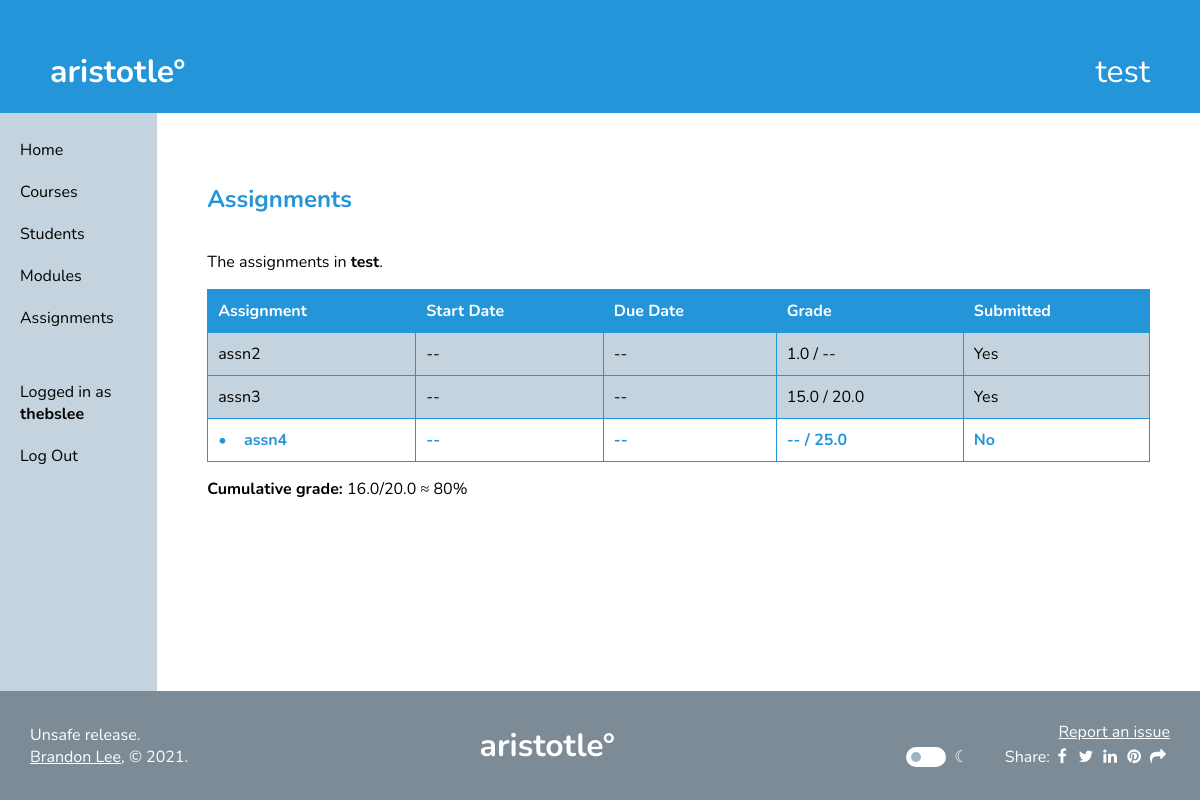
The app's page /forum/students/grades/2 (signed in), older data.
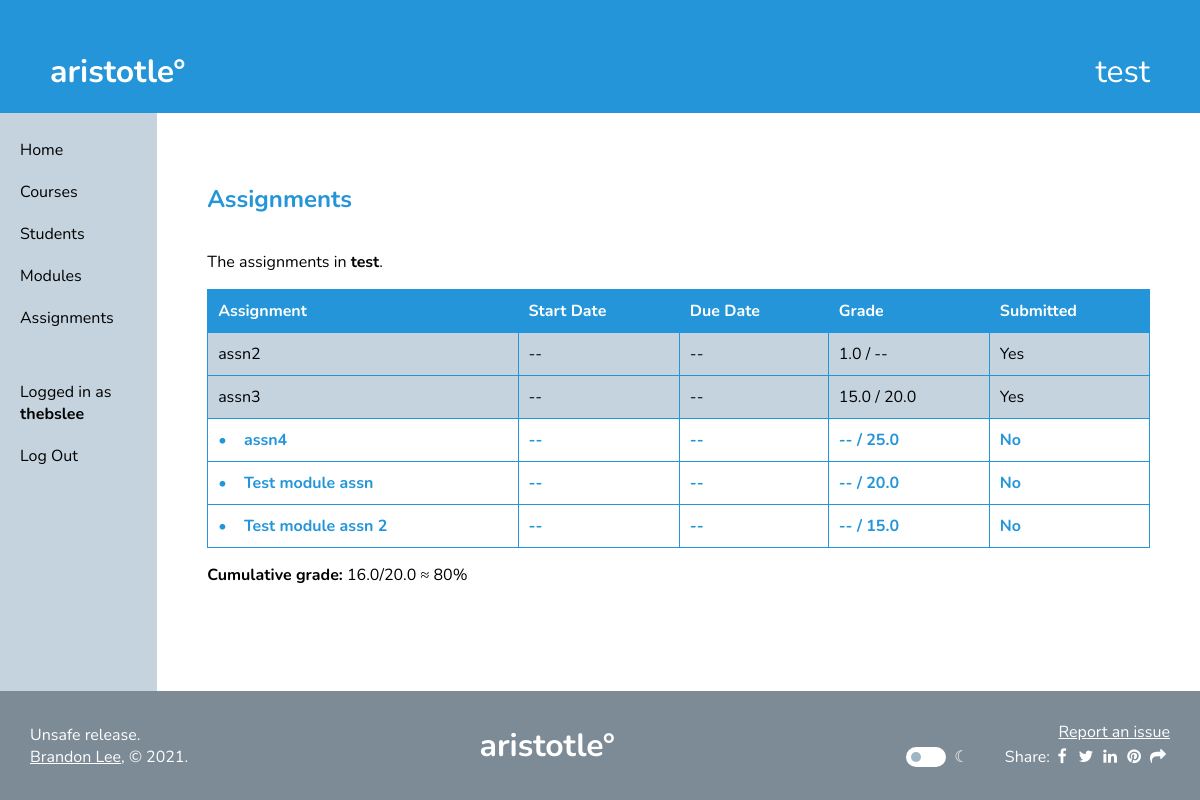
The same page, newer data.
### forum/models.py (models this page shows)
class Course(models.Model):
    name = models.CharField(max_length=100)
    owner = models.ForeignKey(
        settings.AUTH_USER_MODEL,
        on_delete=models.CASCADE,
        related_name='course_of_owner'
    )
    students = models.ManyToManyField(
        settings.AUTH_USER_MODEL,
        related_name='course_of_student',
        blank=True
    )
    uuid = models.UUIDField(
        default=uuid.uuid4,
        editable=False
    )

class Assignment(models.Model):
    course = models.ForeignKey(
        Course,
        on_delete=models.CASCADE,
        related_name='assignments_of_course'
    )
    module = models.ForeignKey(
        AssignmentModule,
        on_delete=models.CASCADE,
        related_name='assignments_of_module',
        null=True
    )
    title = models.CharField(max_length=100)
    start_datetime = models.DateTimeField(null=True, blank=True)
    end_datetime = models.DateTimeField(null=True, blank=True)
    description = models.TextField(max_length=10000, blank=True)
    total_points = models.FloatField(null=True, blank=True)

class Grade(models.Model):
    student = models.ForeignKey(
        settings.AUTH_USER_MODEL,
        on_delete=models.CASCADE,
        related_name="grade_of_student"
    )
    assignment = models.ForeignKey(
        Assignment,
        on_delete=models.CASCADE,
        related_name="grade_of_assignment"
    )
    earned_points = models.FloatField(null=True, blank=True)
    feedback = models.CharField(max_length=1000, null=True, blank=True)

### forum/views.py (the view)
# urls.py: path('students/grades/<student_id>', views.studentgrades, name='studentgrades'),
def studentgrades(request, student_id):
    if not request.user.is_authenticated:
        return redirect('home')
    context = alwaysContext(request)
    course = Course.objects.filter(id=request.session.get('selected_course_id')).first()
    student = User.objects.get(id=student_id)
    if (course.owner == request.user):
        assignments = []
        cum_num = 0
        cum_den = 0
        for assignment in Assignment.objects.filter(course=course).order_by("end_datetime"):
            row = StudentAssignmentRow(student, assignment)
            assignments.append(row)
            cum_num += row.cum_num
            cum_den += row.cum_den
        context["cum_num"] = cum_num
        context["cum_den"] = cum_den
        context["assignments"] = assignments
        context["student"] = student
        return render(request, "assignments_student.html", context)
    else:
        return redirect('home')

### forum/views.py (called while the page is built)
def alwaysContext(request):
    return {
        "username": request.user.username,
        "selected_course": Course.objects.filter(id=request.session.get('selected_course_id')).first()
    }

### forum/templates/assignments_student.html
{% extends 'base.html' %}
{% load static %}
{% block content %}
<h2>Assignments</h2>
<div style="display: flex; flex-direction: row; align-items: center; justify-content: space-between;">
    {% if assignments|length > 0 %}<p>The assignments in <b>{{selected_course.name}}</b>.</p>{% else %}<p>No assignments yet!</p>{% endif %}
</div>
<table>
    <tr>
        <th>Assignment</th>
        <th>Start Date</th>
        <th>Due Date</th>
        <th>Grade</th>
        <th>Submitted</th>
    </tr>
    {% for assignment in assignments %}
    <tr onclick="location.href='{% url 'forum:assignmentdetails' assignment.id %}'" style="cursor: pointer" class="{% if assignment.submitted %}done{% else %}not-done{% endif %}">
        <td>{% if not assignment.submitted %}&#8226;&nbsp;&nbsp;&nbsp;&nbsp;{% endif %}{{assignment.title}}</td>
        <td>{% if assignment.start_datetime %}{{assignment.start_datetime}}{% else %}--{% endif %}</td>
        <td>{% if assignment.end_datetime %}{{assignment.end_datetime}}{% else %}--{% endif %}</td>
        <td>{% if assignment.earned_points %}{{assignment.earned_points}}{% else %}--{% endif %}
            / {% if assignment.total_points %}{{assignment.total_points}}{% else %}--{% endif %}</td>
        <td>{% if assignment.submitted %}Yes{% else %}No{% endif %}</td>
    </tr>
    <link rel="stylesheet" href="{% static 'css/done.css' %}">
    {% endfor %}
</table>
<link rel="stylesheet" href="{% static 'css/table.css' %}">
<p><b>Cumulative grade:</b> {{cum_num}}/{{cum_den}} &#8776; {% widthratio cum_num cum_den 100 %}%</p>
{% endblock %}

### templates/base.html (shortened to what this page needs)
{% load static %}
<html>
    <head>
        <link rel="stylesheet" href="{% static 'css/main.css' %}">
        <link rel="stylesheet" href="{% static 'css/themeswitcher.css' %}">
    </head>
    <body>
        <a href="{% url 'home' %}">
            <div id=pagehead>
                <div style="display:flex; flex-direction: row; align-items: center;">
                    aristotle°
                </div>
                <div style="font-weight: normal">
                    {{selected_course.name}}
                </div>
            </div>
        </a>
        <div id="fullcontainer">
            {% if username %}
            <div id="navbar">
                <ul>
                    <a href="{% url 'home' %}"><li>Home</li></a>
                    <a href="{% url 'forum:courses' %}"><li>Courses</li></a>
                    {% if selected_course %}
                    {% if selected_course.owner == request.user %}<a href="{% url 'forum:students' %}"><li>Students</li></a>{% endif %}
                    <a href="{% url 'forum:modules' %}"><li>Modules</li></a>
                    <a href="{% url 'forum:assignments' %}"><li>Assignments</li></a>
                    {% endif %}
                </ul>
                <ul>
                    <li>Logged in as <b>{{username}}</b></li>
                    <a href="{% url 'authentication:logout' %}"><li>Log Out</li></a>
                </ul>
            </div>
            {% endif %}
            <div id="content">
                {% block content %}
                {% endblock %}
            </div>
        </div>
        <div id="pagefoot">
            <span>Unsafe release.<br><a href="http://brandonssandbox.com" style="color:var(--always-white); text-decoration: underline;">Brandon Lee</a>, &#169; 2021.</span>
            <a href="{% url 'home' %}" style="font-size: xx-large; font-weight: bold; color: white">aristotle°</a>
            <div>
                <div style="text-align: right;"><a href="https://github.com/dabslee/aristotle/issues" style="color:var(--always-white); text-decoration: underline;">Report an issue</a></div>
                <div>
                    <div class="theme-switch-wrapper">
                        <label class="theme-switch" for="checkbox">
                            <div class="slider round"></div>
                        </label>
                    <div style="font-style: normal;">&ensp;&#9790;</div>
                    &ensp;&ensp;&ensp;&ensp;
                    Share: <link rel="stylesheet" href="https://cdnjs.cloudflare.com/ajax/libs/font-awesome/4.7.0/css/font-awesome.min.css"><div id='shareLinks' style='display:flex;flex-direction:row;font-size: 16px;'> <a id="Facebook-share-icon" class="fa fa-facebook" target="_blank"></a> <a id="Twitter-share-icon" class="fa fa-twitter" target="_blank"></a> <a id="LinkedIn-share-icon" class="fa fa-linkedin" target="_blank"></a> <a id="Pinterest-share-icon" class="fa fa-pinterest" target="_blank"></a> <a class="fa fa-share" href="javascript:void(0);" onclick="copyUrlToClipboard()"></a> </div>
                </div>
            </div>
        </div>
    </body>
</html>

### static/css/main.css (style rules this page uses)
:root { --aristotle-blue: #2395d8; --aristotle-blue-text: #2395d8; --light-aristotle-blue: #daf1ff; --fog-gray: #c4d3dd; --dark-fog-gray: #a0b5c4; --extra-dark-fog-gray: #7c8b96; --main-font: 'Nunito'; --main-margin: 50px; --transition-time: 0.2s; --button-green: #33aa33; --button-red: #df3838; --white-text: white; --black-text: black; --main-background: white; --main-background-overlay: rgba(255, 255, 255, 0.7); --input-background: white; --always-white: white; --muted-gray: #eee; }
html { background-color: var(--main-background); transition: var(--transition-time); }
body { background-color: var(--main-background); font-family: var(--main-font); margin: 0px; display: flex; height: 100%; flex-direction: column; color: var(--black-text); transition: var(--transition-time); }
#pagehead { color: var(--always-white); background-color: var(--aristotle-blue); font-size: xx-large; font-weight: bold; padding: var(--main-margin); padding-bottom: 20px; justify-content: space-between; display: flex; flex-direction: row; transition: var(--transition-time); }
a { text-decoration: none; }
#fullcontainer { background-color: var(--main-background); display: flex; flex-direction: row; flex: 1; }
#pagefoot { display: flex; flex-direction: row; padding: 30px; min-height: fit-content; align-items: center; justify-content: space-between; color: var(--always-white); background-color: var(--extra-dark-fog-gray); transition: var(--transition-time); }
#content { background-color: var(--main-background); margin: var(--main-margin); width: 100%; height: fit-content; }
#navbar { background-color: var(--fog-gray); height: 100%; display: flex; flex-direction: column; width: 200px; transition: var(--transition-time); }
#navbar ul { list-style-type: none; padding-left: 0; }
#navbar li { padding: 10px 20px; color: var(--black-text); }
#navbar a li { cursor: pointer; }
h2 { color: var(--aristotle-blue-text); }
#fullcontainer a { color: var(--aristotle-blue-text); text-decoration: none; }

### static/css/themeswitcher.css (style rules this page uses)
.theme-switch-wrapper { display: flex; align-items: center; }
.theme-switch { display: inline-block; height: 20px; position: relative; width: 40px; }
.slider { background-color: white; bottom: 0; cursor: pointer; left: 0; position: absolute; right: 0; top: 0; transition: var(--transition-time); }
.slider:before { background-color: var(--dark-fog-gray); bottom: 5px; content: ""; height: 10px; left: 5px; position: absolute; transition: .4s; width: 10px; }
.slider.round { border-radius: 34px; }
.slider.round:before { border-radius: 50%; }

### static/css/done.css (style rules this page uses)
.done { background-color: var(--fog-gray) }
.not-done { font-weight: bold; color: var(--aristotle-blue-text) }

### static/css/table.css (style rules this page uses)
table { width: 100%; border-collapse: collapse; }
td, th { border: solid 1px var(--aristotle-blue); padding: 10px; }
th { background-color: var(--aristotle-blue); color: white; text-align: left; }

### templates/base.html (style rules this page uses)
.fa { text-decoration: none; color: #ffffff; border-radius: 0%; padding: 2px; padding-top: 5px; padding-bottom: -1px; margin: 0 0px; width: 20px; height: 20px; text-align: center; }

Row changes from the older to the newer data that the page shows:
added Assignment: title "Test module assn", total_points "20.0"
added Assignment: title "Test module assn 2", total_points "15.0"
Text that changed along with them:
new list line: "• -- -- -- / No"
